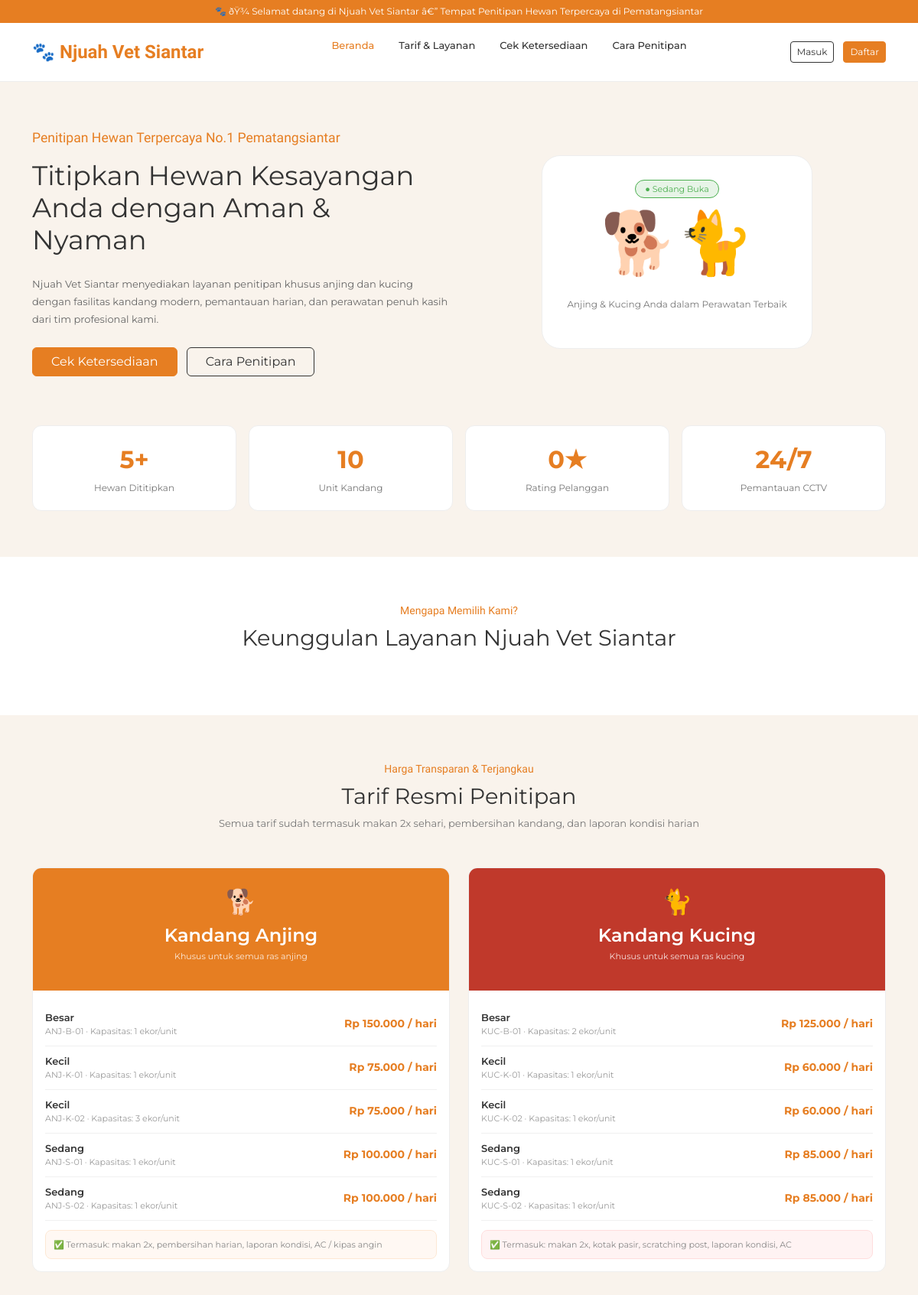
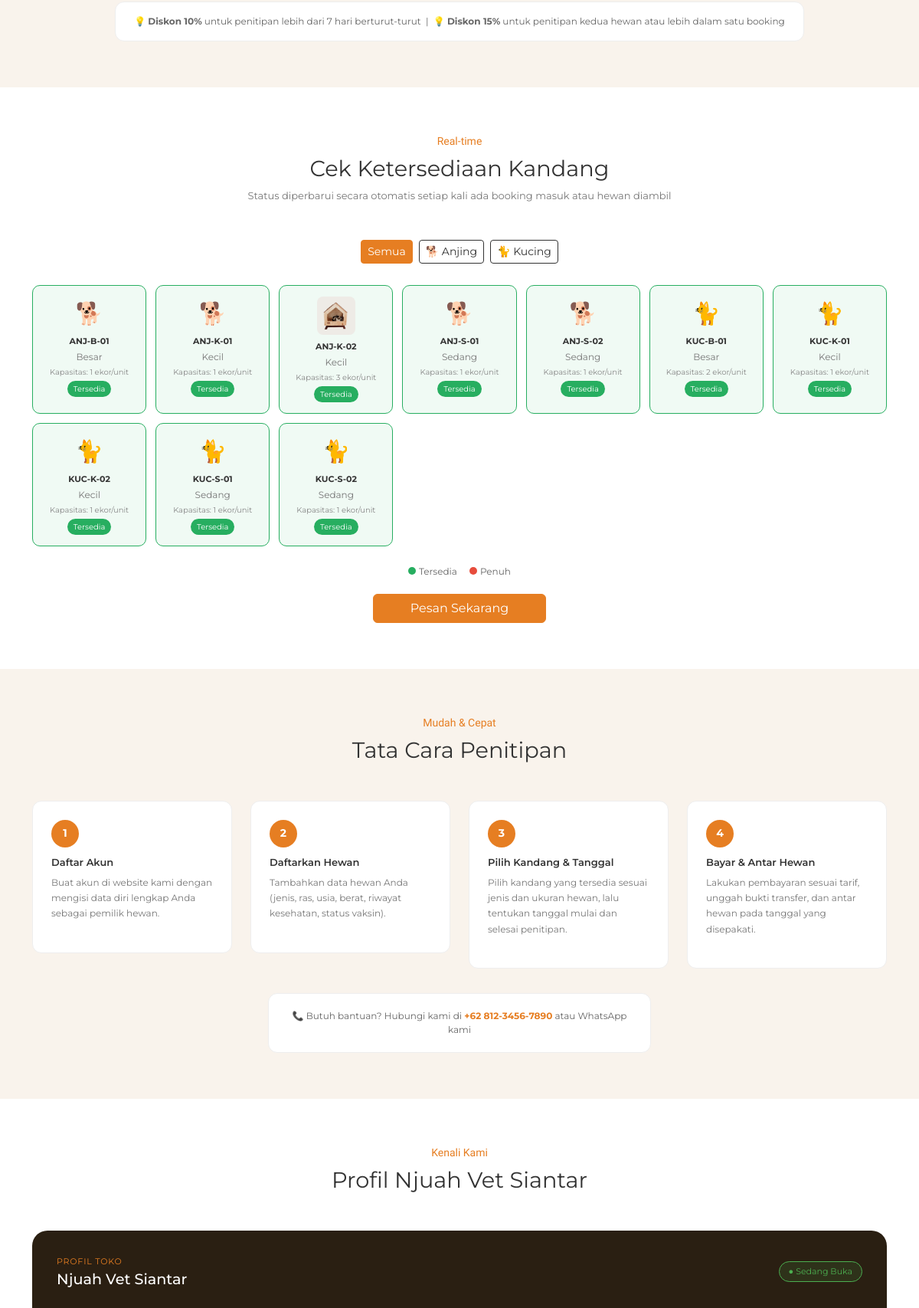
The page / (upper part) on the database its author committed (2 pictures, top to bottom).
### tables this page shows
CREATE TABLE `pengaturan_umum` (
  `id` int(11) NOT NULL,
  `nama_toko` varchar(100) DEFAULT 'Njuah Vet Siantar',
  `alamat` varchar(255) DEFAULT NULL,
  `telepon` varchar(20) DEFAULT NULL,
  `email` varchar(100) DEFAULT NULL,
  `website` varchar(100) DEFAULT NULL,
  `jam_operasional` varchar(255) DEFAULT NULL,
  `deskripsi_toko` text DEFAULT NULL,
  `sejarah_toko` text DEFAULT NULL,
  `google_maps_embed` text DEFAULT NULL,
  `foto_toko` varchar(255) DEFAULT NULL,
  `jumlah_kandang_tampil` int(11) DEFAULT 10,
  `jumlah_testimoni_tampil` int(11) DEFAULT 3,
  `status_toko` enum('buka','tutup') DEFAULT 'buka',
  `ticker_teks` text DEFAULT NULL,
  `ticker_aktif` tinyint(1) DEFAULT 1,
  `created_at` datetime DEFAULT current_timestamp(),
  `updated_at` datetime DEFAULT current_timestamp() ON UPDATE current_timestamp()
);

CREATE TABLE `banner` (
  `id` int(11) NOT NULL,
  `judul_utama` varchar(255) DEFAULT NULL,
  `sub_judul` varchar(255) DEFAULT NULL,
  `deskripsi` text DEFAULT NULL,
  `tombol_kiri_teks` varchar(100) DEFAULT NULL,
  `tombol_kiri_link` varchar(255) DEFAULT NULL,
  `tombol_kanan_teks` varchar(100) DEFAULT NULL,
  `tombol_kanan_link` varchar(255) DEFAULT NULL,
  `gambar_banner` varchar(255) DEFAULT NULL
);

CREATE TABLE `kandang` (
  `id_kandang` int(11) NOT NULL,
  `kode_kandang` varchar(20) NOT NULL COMMENT 'Kode unik kandang (contoh: ANJ-S-01)',
  `nama_kandang` varchar(100) NOT NULL COMMENT 'Nama deskriptif kandang',
  `tipe_hewan` enum('Anjing','Kucing') NOT NULL COMMENT 'Peruntukan jenis hewan',
  `ukuran` enum('Kecil','Sedang','Besar') NOT NULL,
  `tarif_per_hari` decimal(10,2) NOT NULL COMMENT 'Harga sewa per hari (Rupiah)',
  `fasilitas` text DEFAULT NULL COMMENT 'Deskripsi fasilitas kandang',
  `kapasitas` tinyint(4) NOT NULL DEFAULT 1 COMMENT 'Jumlah hewan yang bisa ditampung',
  `stok` int(11) NOT NULL DEFAULT 1,
  `is_active` tinyint(1) NOT NULL DEFAULT 1 COMMENT '1 = Aktif/Tersedia, 0 = Dihapus (Soft Delete)',
  `foto_kandang` varchar(255) DEFAULT NULL COMMENT 'Path/URL foto kandang',
  `created_at` datetime NOT NULL DEFAULT current_timestamp(),
  `updated_at` datetime NOT NULL DEFAULT current_timestamp() ON UPDATE current_timestamp()
);

CREATE TABLE `cara_penitipan` (
  `id` int(11) NOT NULL,
  `urutan` int(11) NOT NULL,
  `judul` varchar(100) NOT NULL,
  `deskripsi` text DEFAULT NULL,
  `icon` varchar(50) DEFAULT 'ðŸ“‹',
  `is_active` tinyint(1) DEFAULT 1
);

### index.php (the view, shortened to what the rows shown need)
<?php
require_once 'koneksi.php';
$umum = mysqli_fetch_assoc(mysqli_query($koneksi, "SELECT * FROM pengaturan_umum LIMIT 1"));
$banner = mysqli_fetch_assoc(mysqli_query($koneksi, "SELECT * FROM banner LIMIT 1"));
$cara = mysqli_query($koneksi, "SELECT * FROM cara_penitipan WHERE is_active = 1 ORDER BY urutan ASC");
$kandang = mysqli_query($koneksi, "SELECT * FROM kandang WHERE is_active = 1 ORDER BY kode_kandang ASC");
function getVal($data, $key, $default = '') {
    return $data[$key] ?? $default;
}
$status_toko = getVal($umum, 'status_toko', 'buka');
$status_badge = $status_toko == 'buka' ? 'Sedang Buka' : 'Tutup';
$status_color = $status_toko == 'buka' ? '#4caf50' : '#e74c3c';
$kandang_data = [];
while ($row = mysqli_fetch_assoc($kandang)) {
    $id_kd = $row['id_kandang'];
    $today = date('Y-m-d');
    $query_occ = "SELECT COUNT(*) as terpakai FROM penitipan_hewan ph
                  JOIN penitipan p ON ph.id_penitipan = p.id_penitipan
                  WHERE ph.id_kandang = $id_kd
                  AND p.status_penitipan IN ('Disetujui', 'Sedang Dititipkan')
                  AND '$today' BETWEEN p.tgl_mulai AND p.tgl_selesai";
    $res_occ = mysqli_query($koneksi, $query_occ);
    $occ_data = mysqli_fetch_assoc($res_occ);
    $slot_terpakai = (int)($occ_data['terpakai'] ?? 0);
    $stok_fisik = (int)$row['stok'];
    $sisa_stok = $stok_fisik - $slot_terpakai;
    $total_kapasitas = $row['kapasitas'] * $stok_fisik;
    $status_real = ($slot_terpakai >= $total_kapasitas) ? 'penuh' : 'tersedia';
    $kandang_data[] = [
        'kode' => $row['kode_kandang'],
        'nama' => $row['nama_kandang'],
        'tipe' => strtolower($row['tipe_hewan']),
        'ukuran' => $row['ukuran'],
        'icon' => $row['tipe_hewan'] == 'Anjing' ? '🐕' : '🐈',
        'status' => $status_real,
        'tarif' => $row['tarif_per_hari'],
        'sisa_stok' => $sisa_stok,
        'total_stok' => $stok_fisik,
        'kapasitas' => $row['kapasitas'],
        'foto' => $row['foto_kandang'] ?? ''
    ];
}
$tarif_anjing = [];
$tarif_kucing = [];
foreach ($kandang_data as $k) {
    $item = [
        'ukuran' => $k['ukuran'],
        'kode' => $k['kode'],
        'tarif' => $k['tarif'],
        'kapasitas' => $k['kapasitas']
    ];
    if ($k['tipe'] == 'anjing') {
        $tarif_anjing[] = $item;
    } else {
        $tarif_kucing[] = $item;
    }
}
?>
<!DOCTYPE html>
<html lang="id">
<head>
<link href="https://cdn.jsdelivr.net/npm/bootstrap@5.3.0-alpha3/dist/css/bootstrap.min.css" rel="stylesheet">
<link rel="stylesheet" href="https://cdn.jsdelivr.net/npm/swiper@9/swiper-bundle.min.css"/>
</head>
<body>
<?php if (getVal($umum, 'ticker_aktif', 1) == 1): ?>
<div class="top-bar">
    <span class="ticker-text">🐾 <?= htmlspecialchars(getVal($umum, 'ticker_teks', 'Selamat datang di Njuah Vet Siantar — Tempat Penitipan Hewan Terpercaya di Pematangsiantar')) ?></span>
</div>
<?php endif; ?>
<header>
  <div class="container">
    <div class="nav-wrapper">
      <div style="font-family:'Chilanka',cursive;font-size:1.5rem;color:#e67e22;font-weight:700">
        🐾 <?= htmlspecialchars(getVal($umum, 'nama_toko', 'Njuah Vet Siantar')) ?>
      </div>
      <ul class="nav-links d-none d-md-flex">
        <li><a href="#banner" class="nav-link active">Beranda</a></li>
        <li><a href="#tarif" class="nav-link">Tarif & Layanan</a></li>
        <li><a href="#ketersediaan" class="nav-link">Cek Ketersediaan</a></li>
        <li><a href="#cara" class="nav-link">Cara Penitipan</a></li>
      </ul>
      <div style="display:flex;gap:12px;align-items:center">
        <a href="login.php" class="btn btn-outline-dark btn-sm" style="font-size:12px" onclick="showTab('login')">Masuk</a>
        <a href="register.php" class="btn btn-primary btn-sm text-white" style="font-size:12px" onclick="showTab('register')">Daftar</a>
      </div>
    </div>
  </div>
</header>
<section id="banner" style="background:#F9F3EC;padding:60px 0">
  <div class="container">
    <div class="row align-items-center">
      <div class="col-md-6 order-2 order-md-1">
        <div class="secondary-font text-primary mb-3" style="font-size:1.1rem"><?= htmlspecialchars(getVal($banner, 'sub_judul', 'Penitipan Hewan Terpercaya #1 Pematangsiantar')) ?></div>
        <h1 class="banner-title fw-normal mb-4"><?= htmlspecialchars(getVal($banner, 'judul_utama', 'Titipkan Hewan Kesayangan Anda dengan Aman & Nyaman')) ?></h1>
        <p style="color:#666;font-size:13px;line-height:1.8;margin-bottom:24px">
          <?= nl2br(htmlspecialchars(getVal($banner, 'deskripsi', 'Njuah Vet Siantar menyediakan layanan penitipan khusus anjing dan kucing dengan fasilitas kandang modern, pemantauan harian, dan perawatan penuh kasih dari tim profesional kami.'))) ?>
        </p>
        <div style="display:flex;gap:12px;flex-wrap:wrap">
          <a href="#ketersediaan" class="btn btn-primary text-white px-4"><?= htmlspecialchars(getVal($banner, 'tombol_kiri_teks', 'Cek Ketersediaan')) ?></a>
          <a href="#cara" class="btn btn-outline-dark px-4"><?= htmlspecialchars(getVal($banner, 'tombol_kanan_teks', 'Cara Penitipan')) ?></a>
        </div>
      </div>
      <div class="col-md-6 order-1 order-md-2 text-center mb-4 mb-md-0">
        <div style="background:#fff;border-radius:24px;padding:32px;display:inline-block;border:1px solid #eee">
          <span style="background:<?= $status_color ?>22;color:<?= $status_color ?>;font-size:11px;padding:4px 12px;border-radius:20px;border:1px solid <?= $status_color ?>">
              ● <?= $status_badge ?>
            </span>
          <div style="font-size:5rem">🐕🐈</div>
          <p style="margin-top:12px;color:#777;font-size:12px">Anjing & Kucing Anda dalam Perawatan Terbaik</p>
        </div>
      </div>
    </div>
  </div>
</section>
<section id="services" style="padding:60px 0">
  <div class="container">
    <div class="text-center mb-5">
      <h2 style="font-size:1.8rem;font-weight:400">Keunggulan Layanan Njuah Vet Siantar</h2>
    </div>
  </div>
</section>
<section id="tarif" style="background:#F9F3EC;padding:60px 0">
  <div class="container">
    <div class="text-center mb-5">
      <h2 style="font-size:1.8rem;font-weight:400">Tarif Resmi Penitipan</h2>
    </div>
    <div class="row g-4">
      <div class="col-md-6">
        <div class="tarif-card">
          <div class="tarif-body">
            <?php foreach ($tarif_anjing as $t): ?>
            <div class="tarif-row">
              <div>
                <div style="font-weight:600;font-size:13px"><?= htmlspecialchars($t['ukuran']) ?></div>
                <div style="color:#999;font-size:11px"><?= htmlspecialchars($t['kode']) ?> · Kapasitas: <?= $t['kapasitas'] ?> ekor/unit</div>
              </div>
              <div class="tarif-price">Rp <?= number_format($t['tarif'], 0, ',', '.') ?> / hari</div>
            </div>
            <?php endforeach; ?>
          </div>
        </div>
      </div>
      <div class="col-md-6">
        <div class="tarif-card">
          <div class="tarif-body">
            <?php foreach ($tarif_kucing as $t): ?>
            <div class="tarif-row">
              <div>
                <div style="font-weight:600;font-size:13px"><?= htmlspecialchars($t['ukuran']) ?></div>
                <div style="color:#999;font-size:11px"><?= htmlspecialchars($t['kode']) ?> · Kapasitas: <?= $t['kapasitas'] ?> ekor/unit</div>
              </div>
              <div class="tarif-price">Rp <?= number_format($t['tarif'], 0, ',', '.') ?> / hari</div>
            </div>
            <?php endforeach; ?>
          </div>
        </div>
      </div>
    </div>
  </div>
</section>
<section id="ketersediaan" style="background:#fff;padding:60px 0">
  <div class="container">
    <div class="text-center mb-5">
      <h2 style="font-size:1.8rem;font-weight:400">Cek Ketersediaan Kandang</h2>
    </div>
  </div>
</section>
<section id="cara" style="background:#F9F3EC;padding:60px 0">
  <div class="container">
    <div class="text-center mb-5">
      <h2 style="font-size:1.8rem;font-weight:400">Tata Cara Penitipan</h2>
    </div>
    <div class="row g-4">
      <?php
      mysqli_data_seek($cara, 0);
      $step = 1;
      while ($row = mysqli_fetch_assoc($cara)):
      ?>
      <div class="col-md-3">
        <div class="step-card">
          <div class="step-number"><?= $step ?></div>
          <h5 style="font-size:13px;font-weight:600;margin-bottom:8px"><?= htmlspecialchars($row['judul']) ?></h5>
          <p style="font-size:12px;color:#777;line-height:1.7"><?= htmlspecialchars($row['deskripsi']) ?></p>
        </div>
      </div>
      <?php
      $step++;
      endwhile;
      ?>
    </div>
    <div style="text-align:center;margin-top:32px">
      <div style="background:#fff;border-radius:12px;padding:20px;display:inline-block;border:1px solid #eee;max-width:500px">
        <p style="font-size:12px;color:#666;margin:0">📞 Butuh bantuan? Hubungi kami di <strong style="color:#e67e22"><?= htmlspecialchars(getVal($umum, 'telepon', '+62 812-3456-7890')) ?></strong> atau WhatsApp kami</p>
      </div>
    </div>
  </div>
</section>
<section id="profil" style="background:#fff;padding:60px 0">
  <div class="container">
    <div class="text-center mb-5">
      <div class="secondary-font text-primary mb-2">Kenali Kami</div>
      <h2 style="font-size:1.8rem;font-weight:400">Profil <?= htmlspecialchars(getVal($umum, 'nama_toko', 'Njuah Vet Siantar')) ?></h2>
    </div>
    <div style="background:#2a1f12;border-radius:20px;padding:32px">
      <div style="display:flex;align-items:center;justify-content:space-between;margin-bottom:28px;flex-wrap:wrap;gap:8px">
        <div>
          <div style="font-size:11px;color:#e67e22;text-transform:uppercase;letter-spacing:.8px;margin-bottom:4px">Profil Toko</div>
          <h3 style="color:#fff;font-size:1.2rem;font-weight:500;margin:0"><?= htmlspecialchars(getVal($umum, 'nama_toko', 'Njuah Vet Siantar')) ?></h3>
        </div>
        <span style="background:<?= $status_color ?>22;color:<?= $status_color ?>;font-size:11px;padding:4px 12px;border-radius:20px;border:1px solid <?= $status_color ?>">
          ● <?= $status_badge ?>
        </span>
      </div>
    </div>
  </div>
</section>
</body>
</html>

### rows shown on the page
pengaturan_umum: ticker_teks "ðŸ¾ Selamat datang di Njuah Vet Siantar â€” Tempat Penitipan Hewan Terpercaya di Pematangsiantar", nama_toko "Njuah Vet Siantar", status_toko "Sedang Buka", telepon "+62 812-3456-7890"
banner: sub_judul "Penitipan Hewan Terpercaya No.1 Pematangsiantar", judul_utama "Titipkan Hewan Kesayangan Anda dengan Aman & Nyaman", deskripsi "Njuah Vet Siantar menyediakan layanan penitipan khusus anjing dan kucing dengan fasilitas kandang modern, pemantauan harian, dan perawatan penuh kasih dari tim profesional kami.", tombol_kiri_teks "Cek Ketersediaan", tombol_kanan_teks "Cara Penitipan"
kandang: ukuran "Besar", kode_kandang "ANJ-B-01", kapasitas "1", tarif_per_hari "150.000"
kandang: ukuran "Kecil", kode_kandang "ANJ-K-01", kapasitas "1", tarif_per_hari "75.000"
kandang: ukuran "Kecil", kode_kandang "ANJ-K-02", kapasitas "3", tarif_per_hari "75.000"
kandang: ukuran "Sedang", kode_kandang "ANJ-S-01", kapasitas "1", tarif_per_hari "100.000"
kandang: ukuran "Sedang", kode_kandang "ANJ-S-02", kapasitas "1", tarif_per_hari "100.000"
kandang: ukuran "Besar", kode_kandang "KUC-B-01", kapasitas "2", tarif_per_hari "125.000"
kandang: ukuran "Kecil", kode_kandang "KUC-K-01", kapasitas "1", tarif_per_hari "60.000"
kandang: ukuran "Kecil", kode_kandang "KUC-K-02", kapasitas "1", tarif_per_hari "60.000"
kandang: ukuran "Sedang", kode_kandang "KUC-S-01", kapasitas "1", tarif_per_hari "85.000"
kandang: ukuran "Sedang", kode_kandang "KUC-S-02", kapasitas "1", tarif_per_hari "85.000"
cara_penitipan: judul "Daftar Akun", deskripsi "Buat akun di website kami dengan mengisi data diri lengkap Anda sebagai pemilik hewan."
cara_penitipan: judul "Daftarkan Hewan", deskripsi "Tambahkan data hewan Anda (jenis, ras, usia, berat, riwayat kesehatan, status vaksin)."
cara_penitipan: judul "Pilih Kandang & Tanggal", deskripsi "Pilih kandang yang tersedia sesuai jenis dan ukuran hewan, lalu tentukan tanggal mulai dan selesai penitipan."
cara_penitipan: judul "Bayar & Antar Hewan", deskripsi "Lakukan pembayaran sesuai tarif, unggah bukti transfer, dan antar hewan pada tanggal yang disepakati."

### other values the page prints
$stat_hewan['total'] "5"
$stat_kandang['total'] "10"
$avg_rating "0"
